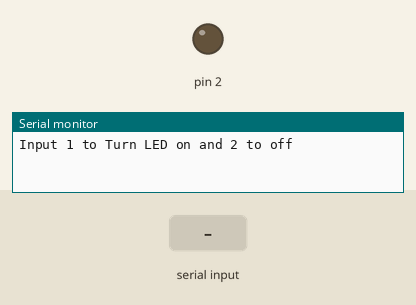
Recording of a sketch running on a simulated Arduino Uno, built with avr-gcc and run on an emulated ATmega328P. Shown: output pins drawn as LEDs (lit = HIGH), the last lines printed to the serial monitor. The inputs (shaded band) are chosen by the test bench.

Above: at 1.2 s.
1.3 s: "1\n" received over Serial
At 2.5 s:
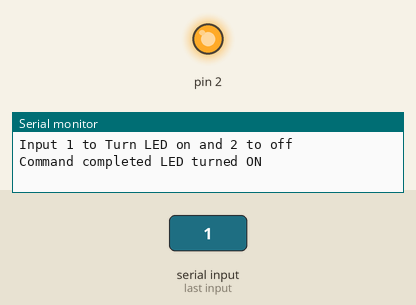
2.8 s: "2\n" received over Serial
At 3.8 s:
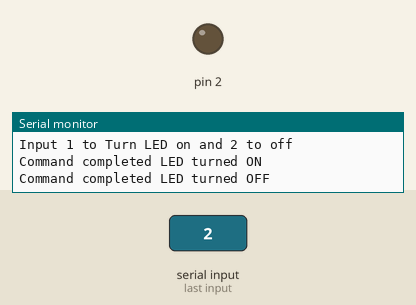
Timing chart, 0 to 5.8 s (numbered marks = the images above; inputs shaded):
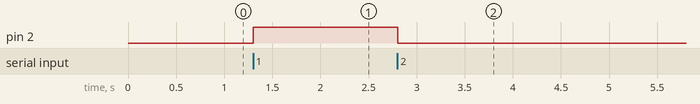

The sketch:

L6_E_2.ino
```cpp
void setup()
{
  pinMode(2, OUTPUT);
  Serial.begin(9600);
  while (!Serial);
  Serial.println("Input 1 to Turn LED on and 2 to off");
}

void loop()
{
  if (Serial.available())
  {
    int state = Serial.parseInt();
    if (state == 1)
    {
      digitalWrite(2, HIGH);
      Serial.println("Command completed LED turned ON");
    }
    if (state == 2)
    {
      digitalWrite(2, LOW);
      Serial.println("Command completed LED turned OFF");
    }
  }
}
```

Measured:
- after the input at 1.3 s, pin 2: LOW → HIGH at once
- after the input at 2.8 s, pin 2: HIGH → LOW at once
